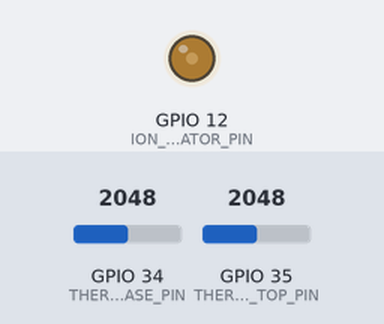
This sketch was run on a simulated ESP32. On the bench: output pins drawn as LEDs (lit = HIGH). The test bench sets the inputs (shaded band); at power-on: GPIO 34 (THERMISTOR_BASE_PIN) = 2048, GPIO 35 (THERMISTOR_TOP_PIN) = 2048. WiFi joins after 1.5 s; servers stay silent unless stated; uploads are accepted with an empty reply.

Above: at 0.1 s.
Timing chart, 0 to 1.6 s (numbered marks = the images above):
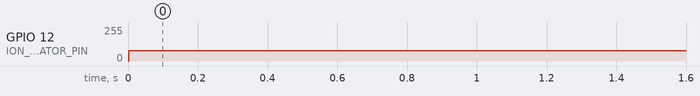

The sketch:

firmware.ino
```cpp
#include <WiFi.h>
#include <HTTPClient.h>

// ============================================================================
// 📌 PHYSICAL HARDWARE PIN CONFIGURATION
// ============================================================================
#define ION_GENERATOR_PIN    12  // PWM signal driving the High-Voltage Low-Current Static Generator
#define AQI_PM25_RX_PIN      16  // Serial input connection from PM2.5 Laser Particle Sensor
#define AQI_PM25_TX_PIN      17  // Serial output connection to PM2.5 Laser Particle Sensor
#define THERMISTOR_BASE_PIN  34  // Analog thermistor pin monitoring lower room intake air temp
#define THERMISTOR_TOP_PIN   35  // Analog thermistor pin monitoring upper chimney exhaust temp

// ============================================================================
// 🎛️ OPERATIONAL SAFETY THRESHOLDS
// ============================================================================
const int CRITICAL_PM25_LIMIT = 150;   // Trigger index warning value (μg/m³). Triggers maximum ionization charge.
const long METRIC_INTERVAL    = 15000; // 15-second data upload timer

enum OperationalState { STATE_STANDBY_CLEAN, STATE_ACTIVE_FILTRATION, STATE_ALERT_HAZARD };
OperationalState air_quality_state = STATE_STANDBY_CLEAN;

int current_pm25_value = 0;
unsigned long last_transmission = 0;

void setup() {
  Serial.begin(115200);
  Serial1.begin(9600, SERIAL_8N1, AQI_PM25_RX_PIN, AQI_PM25_TX_PIN); // Laser sensor serial link

  pinMode(ION_GENERATOR_PIN, OUTPUT);
  pinMode(THERMISTOR_BASE_PIN, INPUT);
  pinMode(THERMISTOR_TOP_PIN, INPUT);

  // Initialize safe baseline charge across the conductive frame (40% duty cycle)
  analogWrite(ION_GENERATOR_PIN, 102);

  WiFi.begin("MATRIX_FOUNDRY_NET", "IMMORTAL_GEOMETRY_88");
}

void loop() {
  // 1. DATA ACQUISITION FROM AIRBORNE LASER SENSOR
  if (Serial1.available()) {
    current_pm25_value = Process_Laser_Sensor_Data();
  }

  // 2. TRACK THERMISTOR DELTAS TO PROVE CONVECTIVE PASSIVE AIR DISPLACEMENT
  float base_temp = Read_Thermal_Celsius(THERMISTOR_BASE_PIN);
  float top_temp = Read_Thermal_Celsius(THERMISTOR_TOP_PIN);
  float thermal_delta = abs(top_temp - base_temp);

  // 3. AUTOMATED CHARGE BALANCING MATRIX
  if (current_pm25_value > CRITICAL_PM25_LIMIT) {
    air_quality_state = STATE_ALERT_HAZARD;
    analogWrite(ION_GENERATOR_PIN, 255); // Maximize frame static charge to pull massive particle dumps
  } else if (current_pm25_value > 35) {
    air_quality_state = STATE_ACTIVE_FILTRATION;
    analogWrite(ION_GENERATOR_PIN, 178); // 70% static intensity charge
  } else {
    air_quality_state = STATE_STANDBY_CLEAN;
    analogWrite(ION_GENERATOR_PIN, 76);  // Drop to low-power maintenance background charge
  }

  // 4. DATA TELEMETRY LOG TRANSMISSION
  if (millis() - last_transmission >= METRIC_INTERVAL) {
    Send_Purifier_Telemetry(current_pm25_value, thermal_delta);
    last_transmission = millis();
  }

  delay(50); // System cycle headroom clock
}

// ============================================================================
// 🧬 SUBSYSTEM RECONCILIATION DRIVERS
// ============================================================================

int Process_Laser_Sensor_Data() {
  uint8_t buffer[32];
  uint8_t idx = 0;

  while (Serial1.available() && idx < 32) {
    buffer[idx++] = Serial1.read();
  }

  // Standard Plantower PM2.5 transmission data packet parsing logic check
  if (buffer[0] == 0x42 && buffer[1] == 0x4d) {
    int pm25_concentration = (buffer[12] << 8) + buffer[13]; // Extract concentration indexing
    return pm25_concentration;
  }
  return current_pm25_value;
}

float Read_Thermal_Celsius(int pin) {
  int raw = analogRead(pin);
  // Standard Steinhart-Hart equation parsing to read precise analog temperature data
  float resistance = 10000.0 / (4095.0 / raw - 1.0);
  float steinhart;
  steinhart = resistance / 10000.0;
  steinhart = log(steinhart);
  steinhart /= 3950.0; // Beta coefficient
  steinhart += 1.0 / (25.0 + 273.15); // Room baseline reference
  steinhart = 1.0 / steinhart;
  steinhart -= 273.15;
  return steinhart;
}

void Send_Purifier_Telemetry(int pm25, float delta) {
  if (WiFi.status() == WL_CONNECTED) {
    HTTPClient http;
    http.begin("http://farm-controller.local");
    http.addHeader("Content-Type", "application/json");

    String json = "{\"device_id\":\"ALVEOLI-01\",\"pm25_ugm3\":" + String(pm25) +
                  ",\"thermal_delta_c\":" + String(delta) +
                  ",\"system_state\":" + String(air_quality_state) + "}";

    int response = http.POST(json);
    http.end();
  }
}
```

Measured:
- by itself, GPIO 12 (ION_GENERATOR_PIN): 0/255 → 76/255 at 0.00 s
